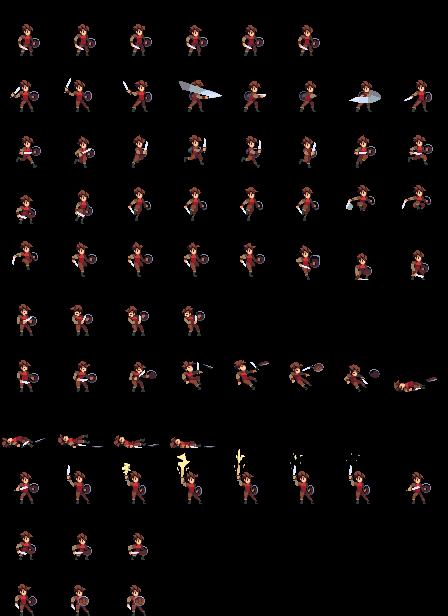

Rendered tile map (Tiled .tmx) drawn with the repository's tilesets; below, a short description and the full map source, tile grids included:
An orthogonal 8x11 tile map with 56x56 px tiles, 1 tile layer (Tile Layer 1).

<map version="1.9" tiledversion="1.9.2" orientation="orthogonal" renderorder="right-down" width="8" height="11" tilewidth="56" tileheight="56" infinite="0" nextlayerid="2" nextobjectid="1">
 <tileset firstgid="1" source="char_red_1.tsx" />
 <layer id="1" name="Tile Layer 1" width="8" height="11">
  <data encoding="csv">
1,2,3,4,5,6,7,8,
9,10,11,12,13,14,15,16,
17,18,19,20,21,22,23,24,
25,26,27,28,29,30,31,32,
33,34,35,36,37,38,39,40,
41,42,43,44,45,46,47,48,
49,50,51,52,53,54,55,56,
57,58,59,60,61,62,63,64,
65,66,67,68,69,70,71,72,
73,74,75,76,77,78,79,80,
81,82,83,84,85,86,87,88
</data>
 </layer>
</map>
